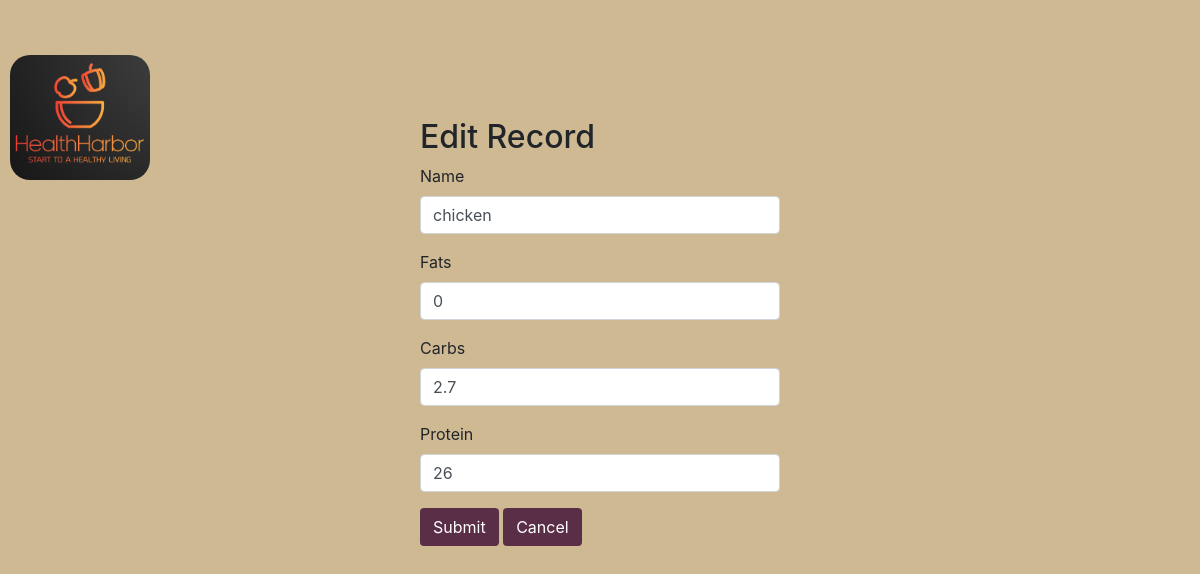
The page /edit.php?id=1 on the database its author committed.
### tables this page shows
CREATE TABLE `foodlist` (
  `id` int(11) NOT NULL,
  `name` varchar(100) NOT NULL,
  `fats` float NOT NULL,
  `carbs` float NOT NULL,
  `protein` float NOT NULL
);

### edit.php (the view, shortened to what this page needs)
<?php
require_once "config.php";
$name = $fats = $carbs = $protein = "";
$name_err = $fats_err = $carbs_err = $protein_err = "";
if (isset($_POST["id"]) && !empty($_POST["id"])) {
    $id = $_POST["id"];
    $input_name = trim($_POST["name"]);
    if (empty($input_name)) {
        $name_err = "Please enter a name.";
    } elseif (!filter_var($input_name, FILTER_VALIDATE_REGEXP, array("options" => array("regexp" => "/^[a-zA-Z\s]+$/")))) {
        $name_err = "Please enter a valid name.";
    } else {
        $name = $input_name;
    }
    $input_fats = trim($_POST["fats"]);
    if (!is_numeric($input_fats) || $input_fats < 0) {
        $fats_err = "Please enter a non-negative numeric value.";
    } else {
        $fats = $input_fats;
    }
    $input_carbs = trim($_POST["carbs"]);
    if (!is_numeric($input_carbs) || $input_carbs < 0) {
        $carbs_err = "Please enter a non-negative numeric value.";
    } else {
        $carbs = $input_carbs;
    }
    $input_protein = trim($_POST["protein"]);
    if (!is_numeric($input_protein) || $input_protein < 0) {
        $protein_err = "Please enter a non-negative numeric value.";
    } else {
        $protein = $input_protein;
    }
    if (empty($name_err) && empty($fats_err) && empty($carbs_err) && empty($protein_err)) {
        $sql = "UPDATE foodlist SET name=?, fats=?, carbs=?, protein=? WHERE id=?";
        if ($stmt = mysqli_prepare($link, $sql)) {
            mysqli_stmt_bind_param($stmt, "ssssi", $param_name, $param_fats, $param_carbs, $param_protein, $param_id);
            $param_name = $name;
            $param_fats = $fats;
            $param_carbs = $carbs;
            $param_protein = $protein;
            $param_id = $id;
            if (mysqli_stmt_execute($stmt)) {
                header("location: foodlist.php");
                exit();
            } else {
                echo "Oops! Something went wrong. Please try again later.";
            }
        }
        mysqli_stmt_close($stmt);
    }
    mysqli_close($link);
} else {
    if (isset($_GET["id"]) && !empty(trim($_GET["id"]))) {
        $sql = "SELECT * FROM foodlist WHERE id = ?";
        if ($stmt = mysqli_prepare($link, $sql)) {
            mysqli_stmt_bind_param($stmt, "i", $param_id);
            if (mysqli_stmt_execute($stmt)) {
                $result = mysqli_stmt_get_result($stmt);
                if (mysqli_num_rows($result) == 1) {
                    $row = mysqli_fetch_array($result, MYSQLI_ASSOC);
                    $name = $row["name"];
                    $fats = $row["fats"];
                    $carbs = $row["carbs"];
                    $protein = $row["protein"];
                }
            }
        }
    }
}
?>
<!DOCTYPE html>
<html lang="en">
<head>
    <link rel="stylesheet" href="https://stackpath.bootstrapcdn.com/bootstrap/4.5.2/css/bootstrap.min.css">
</head>
<div id="logo">
        <img src="IMG/Logo.PNG" alt="main_logo..." class="logo" />
    </div>
<body>
    <div class="wrapper">
                    <h2 class="mt-5">Edit Record</h2>
                    <form action="<?php echo htmlspecialchars(basename($_SERVER['REQUEST_URI'])); ?>" method="post">
                        <div class="form-group">
                            <label>Name</label>
                            <input type="text" name="name" class="form-control <?php echo (!empty($name_err)) ? 'is-invalid' : ''; ?>" value="<?php echo $name; ?>">
                        </div>
                        <div class="form-group">
                            <label>Fats</label>
                            <input name="fats" class="form-control <?php echo (!empty($fats_err)) ? 'is-invalid' : ''; ?>" value="<?php echo $fats; ?>">
                        </div>
                        <div class="form-group">
                            <label>Carbs</label>
                            <input type="text" name="carbs" class="form-control <?php echo (!empty($carbs_err)) ? 'is-invalid' : ''; ?>" value="<?php echo $carbs; ?>">
                        </div>
                        <div class="form-group">
                            <label>Protein</label>
                            <input type="text" name="protein" class="form-control <?php echo (!empty($protein_err)) ? 'is-invalid' : ''; ?>" value="<?php echo $protein; ?>">
                        </div>
                        <input type="submit" class="btn" value="Submit">
                        <a href="foodlist.php" class="btn">Cancel</a>
                    </form>
                </div>
</body>
</html>

### edit.php (style rules this page uses)
.wrapper { max-width: 400px; margin: 50px auto; padding: 20px; }
body { background-color: #CEB992; }
.logo { width: 140px; position: absolute; top: 55px; left: 10px; border-radius: 20px; }
.btn { background-color: #5B2E48; color:#fff; }

### rows shown on the page
foodlist: name "chicken", fats "0", carbs "2.7", protein "26"
